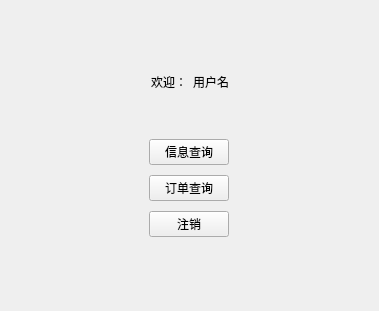
<?xml version="1.0" encoding="UTF-8"?>
<ui version="4.0">
 <class>Form</class>
 <widget class="QWidget" name="Form">
  <property name="geometry">
   <rect>
    <x>0</x>
    <y>0</y>
    <width>379</width>
    <height>311</height>
   </rect>
  </property>
  <property name="windowTitle">
   <string>个人中心</string>
  </property>
  <layout class="QVBoxLayout" name="verticalLayout_2">
   <item>
    <layout class="QHBoxLayout" name="horizontalLayout">
     <property name="topMargin">
      <number>20</number>
     </property>
     <item>
      <widget class="QLabel" name="label_2">
       <property name="sizePolicy">
        <sizepolicy hsizetype="Preferred" vsizetype="Fixed">
         <horstretch>0</horstretch>
         <verstretch>0</verstretch>
        </sizepolicy>
       </property>
       <property name="text">
        <string>欢迎：</string>
       </property>
       <property name="alignment">
        <set>Qt::AlignRight|Qt::AlignTrailing|Qt::AlignVCenter</set>
       </property>
      </widget>
     </item>
     <item>
      <widget class="QLabel" name="username_label">
       <property name="sizePolicy">
        <sizepolicy hsizetype="Minimum" vsizetype="Fixed">
         <horstretch>0</horstretch>
         <verstretch>0</verstretch>
        </sizepolicy>
       </property>
       <property name="text">
        <string>用户名</string>
       </property>
      </widget>
     </item>
    </layout>
   </item>
   <item>
    <layout class="QVBoxLayout" name="verticalLayout">
     <property name="spacing">
      <number>10</number>
     </property>
     <property name="bottomMargin">
      <number>20</number>
     </property>
     <item>
      <layout class="QHBoxLayout" name="horizontalLayout_3">
       <item>
        <widget class="QPushButton" name="info_query_btn">
         <property name="sizePolicy">
          <sizepolicy hsizetype="Fixed" vsizetype="Fixed">
           <horstretch>0</horstretch>
           <verstretch>0</verstretch>
          </sizepolicy>
         </property>
         <property name="text">
          <string>信息查询</string>
         </property>
        </widget>
       </item>
      </layout>
     </item>
     <item>
      <layout class="QHBoxLayout" name="horizontalLayout_4">
       <item>
        <widget class="QPushButton" name="booking_query_btn">
         <property name="sizePolicy">
          <sizepolicy hsizetype="Fixed" vsizetype="Fixed">
           <horstretch>0</horstretch>
           <verstretch>0</verstretch>
          </sizepolicy>
         </property>
         <property name="text">
          <string>订单查询</string>
         </property>
        </widget>
       </item>
      </layout>
     </item>
     <item>
      <layout class="QHBoxLayout" name="horizontalLayout_5">
       <item>
        <widget class="QPushButton" name="logout_btn">
         <property name="sizePolicy">
          <sizepolicy hsizetype="Fixed" vsizetype="Fixed">
           <horstretch>0</horstretch>
           <verstretch>0</verstretch>
          </sizepolicy>
         </property>
         <property name="text">
          <string>注销</string>
         </property>
        </widget>
       </item>
      </layout>
     </item>
    </layout>
   </item>
  </layout>
 </widget>
 <resources/>
 <connections/>
</ui>
